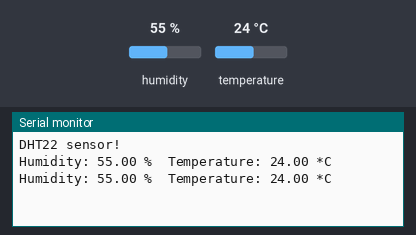
This sketch was run on a simulated ESP32. Parts: the last lines printed to the serial monitor. Inputs (shaded band) come from the test bench; at power-on: humidity 55 %, temperature 24 °C.

Above: at 2.8 s.
2.9 s: humidity set to 22 %
At 5.1 s:
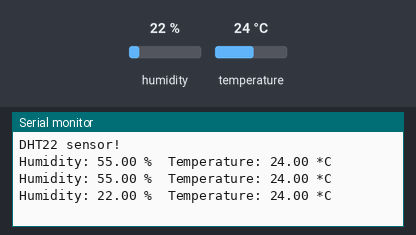
5.6 s: temperature set to 12 °C
At 6.8 s:
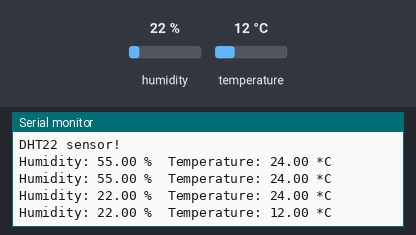
8.3 s: humidity set to 40 %
At 11.4 s:
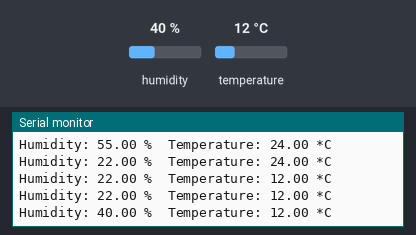
Timing chart, 0 to 12.9 s (numbered marks = the images above; inputs shaded):
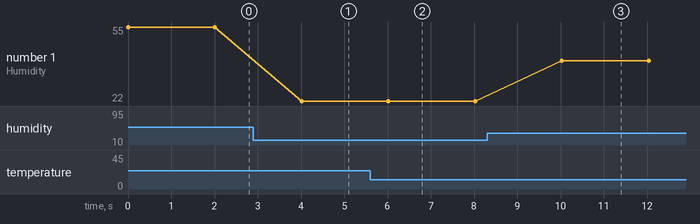

The sketch:

03.ino
```cpp
#include "DHT.h"
//here we use pin IO14 of ESP32 to read data
#define DHTPIN 14
//our sensor is DHT22 type
#define DHTTYPE DHT22
//create an instance of DHT sensor
DHT dht(DHTPIN, DHTTYPE);
void setup() {
  Serial.begin(115200);
  Serial.println("DHT22 sensor!");
  //call begin to start sensor
  dht.begin();
}

void loop() {
  //use the functions which are supplied by library.
  float h = dht.readHumidity();
  // Read temperature as Celsius (the default)
  float t = dht.readTemperature();
  // Check if any reads failed and exit early (to try again).
  if (isnan(h) || isnan(t)) {
    Serial.println("Failed to read from DHT sensor!");
    return;
  }
  // print the result to Terminal
  Serial.print("Humidity: ");
  Serial.print(h);
  Serial.print(" %\t");
  Serial.print("Temperature: ");
  Serial.print(t);
  Serial.println(" *C ");
  //we delay a little bit for next read
  delay(2000);
}
```

Measured:
- after the input at 2.9 s, the serial monitor: prints a new line after 1.1 s (image 1)
- after the input at 5.6 s, the serial monitor: prints a new line after 0.42 s (image 2)
- after the input at 8.3 s, the serial monitor: prints a new line after 1.7 s (image 3)
- plotted number 1: 22 → 40 after the input at 8.3 s
